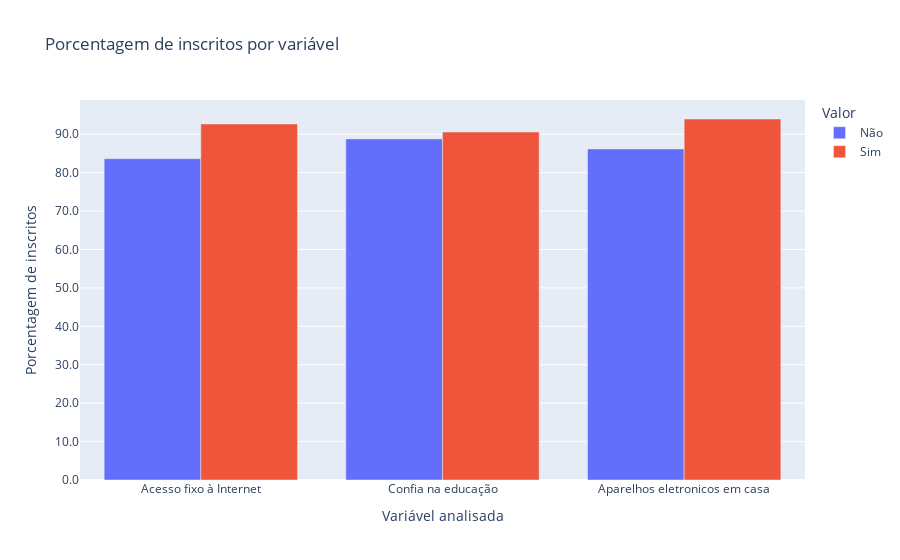

The code cell stored with this chart in its notebook:
### Code cell
#analise de fatores socieconômicos
#flag de indices, se maior que 0.5 1 se não 0

def flag_indices(df, cols):
    for i in cols:
        df[f'flag_{i}'] = (df[i] > 0.5).astype(int)
    return df

df = flag_indices(df, ['i_confidence_edu', 'i_tec'])
"""
    'binary': [
        'InternetF',
        'inscrito',
        'inscrito_actual',
        'ev_digital',
        'ev_trad',
        'ev_outro',
        'entr_cuidado',
        'apoio',
        'med_virtual',
        'med_presencial',
        'asesorias',
        'extraord',
        'recursado',
        'terminado'
    ],
"""

cols = ['InternetF' , 'flag_i_confidence_edu', 'flag_i_tec']
d = {
    'InternetF': 'Acesso fixo à Internet',
    'entr_cuidado': 'Cuidado com crianças durante o estudo',
    'flag_i_confidence_edu': 'Confia na educação', #pouca importancia se confia ou não na educação, demosntra que evadir ou não pode estar ligado a fatores externos
    'flag_i_tec': 'Aparelhos eletronicos em casa'
}

fig = plot_porcentagem_inscritos(df, cols, 'inscrito_actual', d)
fig.show()

### Figure 1 — Plotly figure (JSON) as saved in the notebook; plotly's stock layout.template omitted (floating-point values rounded to 4 significant figures)
{"data": [{"alignmentgroup": "True", "hovertemplate": "Valor=Não<br>Variável analisada=%{x}<br>Porcentagem de inscritos=%{y}<extra></extra>", "legendgroup": "Não", "marker": {"color": "#636efa", "pattern": {"shape": ""}}, "name": "Não", "offsetgroup": "Não", "orientation": "v", "showlegend": true, "textposition": "auto", "type": "bar", "x": ["Acesso fixo à Internet", "Confia na educação", "Aparelhos eletronicos em casa"], "xaxis": "x", "y": [83.64, 88.79, 86.16], "yaxis": "y"}, {"alignmentgroup": "True", "hovertemplate": "Valor=Sim<br>Variável analisada=%{x}<br>Porcentagem de inscritos=%{y}<extra></extra>", "legendgroup": "Sim", "marker": {"color": "#EF553B", "pattern": {"shape": ""}}, "name": "Sim", "offsetgroup": "Sim", "orientation": "v", "showlegend": true, "textposition": "auto", "type": "bar", "x": ["Acesso fixo à Internet", "Confia na educação", "Aparelhos eletronicos em casa"], "xaxis": "x", "y": [92.67, 90.57, 93.97], "yaxis": "y"}], "layout": {"barmode": "group", "legend": {"title": {"text": "Valor"}, "tracegroupgap": 0}, "title": {"text": "Porcentagem de inscritos por variável"}, "xaxis": {"anchor": "y", "domain": [0, 1], "title": {"text": "Variável analisada"}}, "yaxis": {"anchor": "x", "domain": [0, 1], "tickformat": ".1f", "title": {"text": "Porcentagem de inscritos"}}}}
